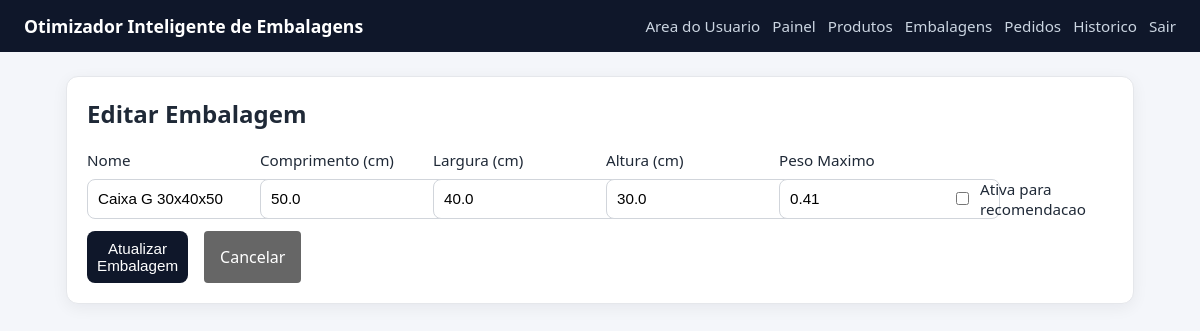
The page /box/8/edit (signed in) on the database as committed earlier.
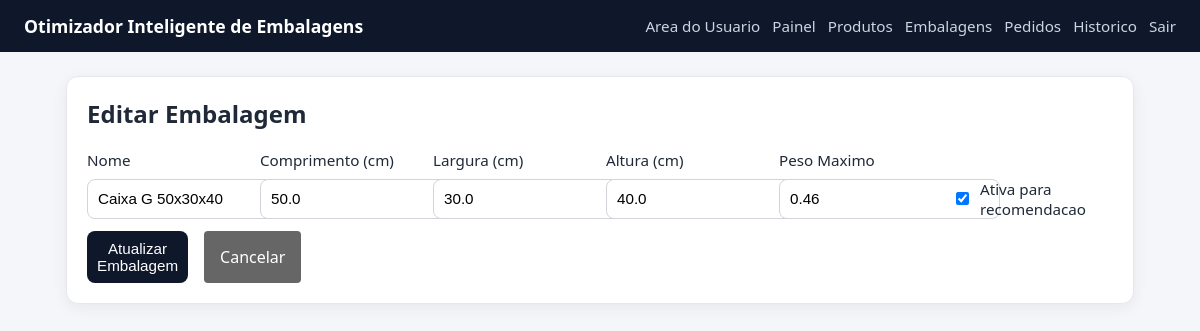
The same page on the database as committed later.
### tables this page shows
CREATE TABLE boxes (
                id INTEGER PRIMARY KEY AUTOINCREMENT,
                name TEXT NOT NULL UNIQUE,
                length_cm REAL NOT NULL,
                width_cm REAL NOT NULL,
                height_cm REAL NOT NULL,
                max_weight REAL NOT NULL
            , is_active INTEGER NOT NULL DEFAULT 1, max_capacity_weight REAL);

### app_volum.py (the view, shortened to what this page needs)
@app.route("/box/<int:box_id>/edit", methods=["GET", "POST"])
@admin_required
def box_edit(box_id):
    box = get_box_by_id(DB_PATH, box_id)
    if not box:
        flash("Embalagem nao encontrada.", "error")
        return redirect(url_for("boxes"))
    return render_template("box_edit.html", box=box)

### app_volum.py (called while the page is built)
def admin_required(view_func):
    @wraps(view_func)
    def _wrapped(*args, **kwargs):
        if not session.get("is_admin"):
            next_url = request.path
            return redirect(url_for("admin_login", next=next_url))
        return view_func(*args, **kwargs)
    return _wrapped

### database.py (called while the page is built)
def get_connection(db_path):
    conn = sqlite3.connect(db_path)
    conn.row_factory = sqlite3.Row
    return conn

def get_box_by_id(db_path, box_id):
    with closing(get_connection(db_path)) as conn:
        row = conn.execute("SELECT * FROM boxes WHERE id = ?", (box_id,)).fetchone()
    return row

### templates/box_edit.html
{% extends 'base.html' %}
{% block content %}
<section class="card">
    <h2>Editar Embalagem</h2>
    <form method="post" class="form-grid cols-3">
        <label>Nome
            <input type="text" name="name" value="{{ box['name'] }}" required>
        </label>
        <label>Comprimento (cm)
            <input type="number" step="0.01" min="0" name="length_cm" value="{{ box['length_cm'] }}" required>
        </label>
        <label>Largura (cm)
            <input type="number" step="0.01" min="0" name="width_cm" value="{{ box['width_cm'] }}" required>
        </label>
        <label>Altura (cm)
            <input type="number" step="0.01" min="0" name="height_cm" value="{{ box['height_cm'] }}" required>
        </label>
        <label>Peso Maximo
            <input type="number" step="0.01" min="0" name="max_weight" value="{{ box['max_weight'] }}" required>
        </label>
        <label style="display: flex; align-items: center; gap: 0.5rem; margin-top: 1.8rem;">
            <input type="checkbox" name="is_active" value="1" {% if box['is_active'] %}checked{% endif %}>
            Ativa para recomendacao
        </label>
        <div style="display: flex; gap: 1rem;">
            <button type="submit">Atualizar Embalagem</button>
            <a href="{{ url_for('boxes') }}" style="padding: 0.5rem 1rem; background: #666; color: white; text-decoration: none; border-radius: 4px; display: flex; align-items: center;">Cancelar</a>
        </div>
    </form>
</section>
{% endblock %}

Rows that differ between the two databases and show on the page:
changed boxes: name "Caixa G 30x40x50" → "Caixa G 50x30x40"; width_cm "40.0" → "30.0"; height_cm "30.0" → "40.0"; max_weight "0.41" → "0.46"; is_active "☐" → "☑"
